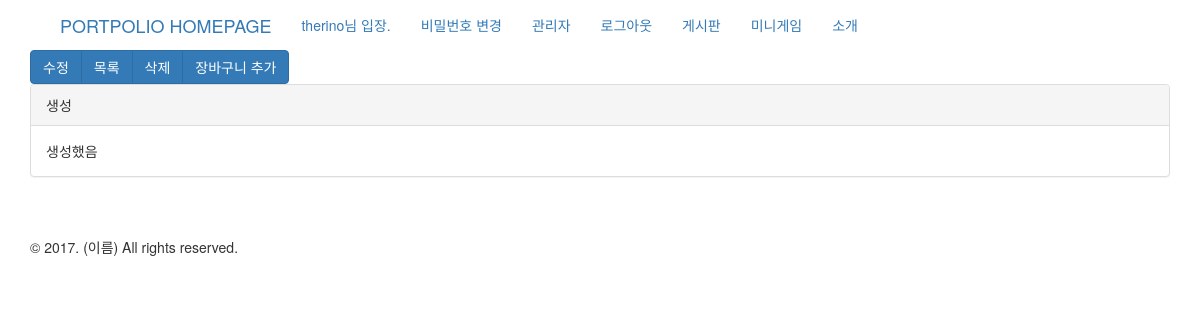
Before: /board/post/9/ (signed in) with the older database file.
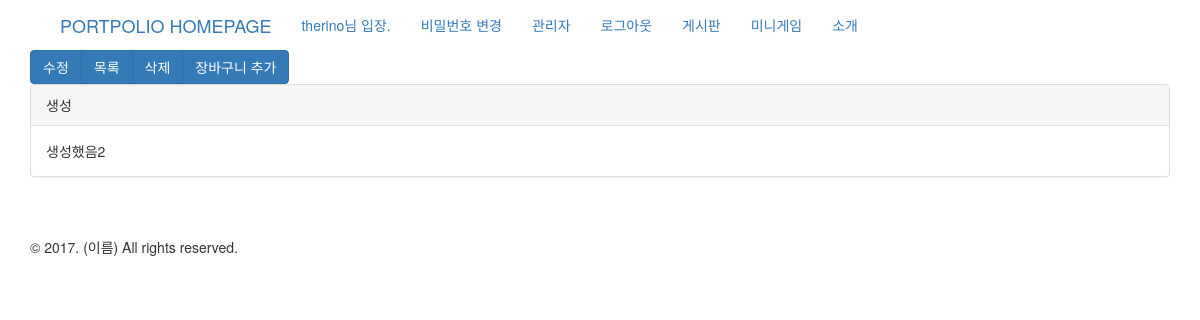
After: the same page with the newer database file.
### board/models.py (models this page shows, shortened)
class Post(models.Model):
    author = models.ForeignKey('auth.User')
    title = models.CharField(max_length=200)
    text = models.TextField()
    created_date = models.DateTimeField(
            default=timezone.now)
    published_date = models.DateTimeField(
            blank=True, null=True)

### board/views.py (the view)
# urls.py: url(r'^post/(?P<pk>\d+)/$', views.post_detail, name='post_detail'),
def post_detail(request, pk):
    post = get_object_or_404(Post, pk=pk)
    upload = post.upload_set.all()
    return render(request, 'board/post_detail.html', {'post': post, 'upload':upload})

### board/templates/board/post_detail.html (shortened to what this page needs)
{% extends 'board/base_board.html' %}
{% block content %}
{% if user.is_authenticated %}
<div class="btn-group">
    <a href="{% url 'board:post_edit' pk=post.pk %}" class="btn btn-primary">수정</a>
    <a href="{% url 'board:index' %}" class="btn btn-primary">목록</a>
    <a href="{% url 'board:post_remove' pk=post.pk %}" class="btn btn-primary">삭제</a>
    <a href="{% url 'board:test_message' pk=post.pk %}" class="btn btn-primary">장바구니 추가</a>
</div>
{% endif %}
<div class="panel panel-default">
    <div class="panel-heading">{{post.title}}</div>
    <div class="panel-body">{{post.text|linebreaksbr}}</div>
</div>
{% endblock %}

Changed rows visible on the page:
changed Post "생성": text "생성했음" → "생성했음2"
